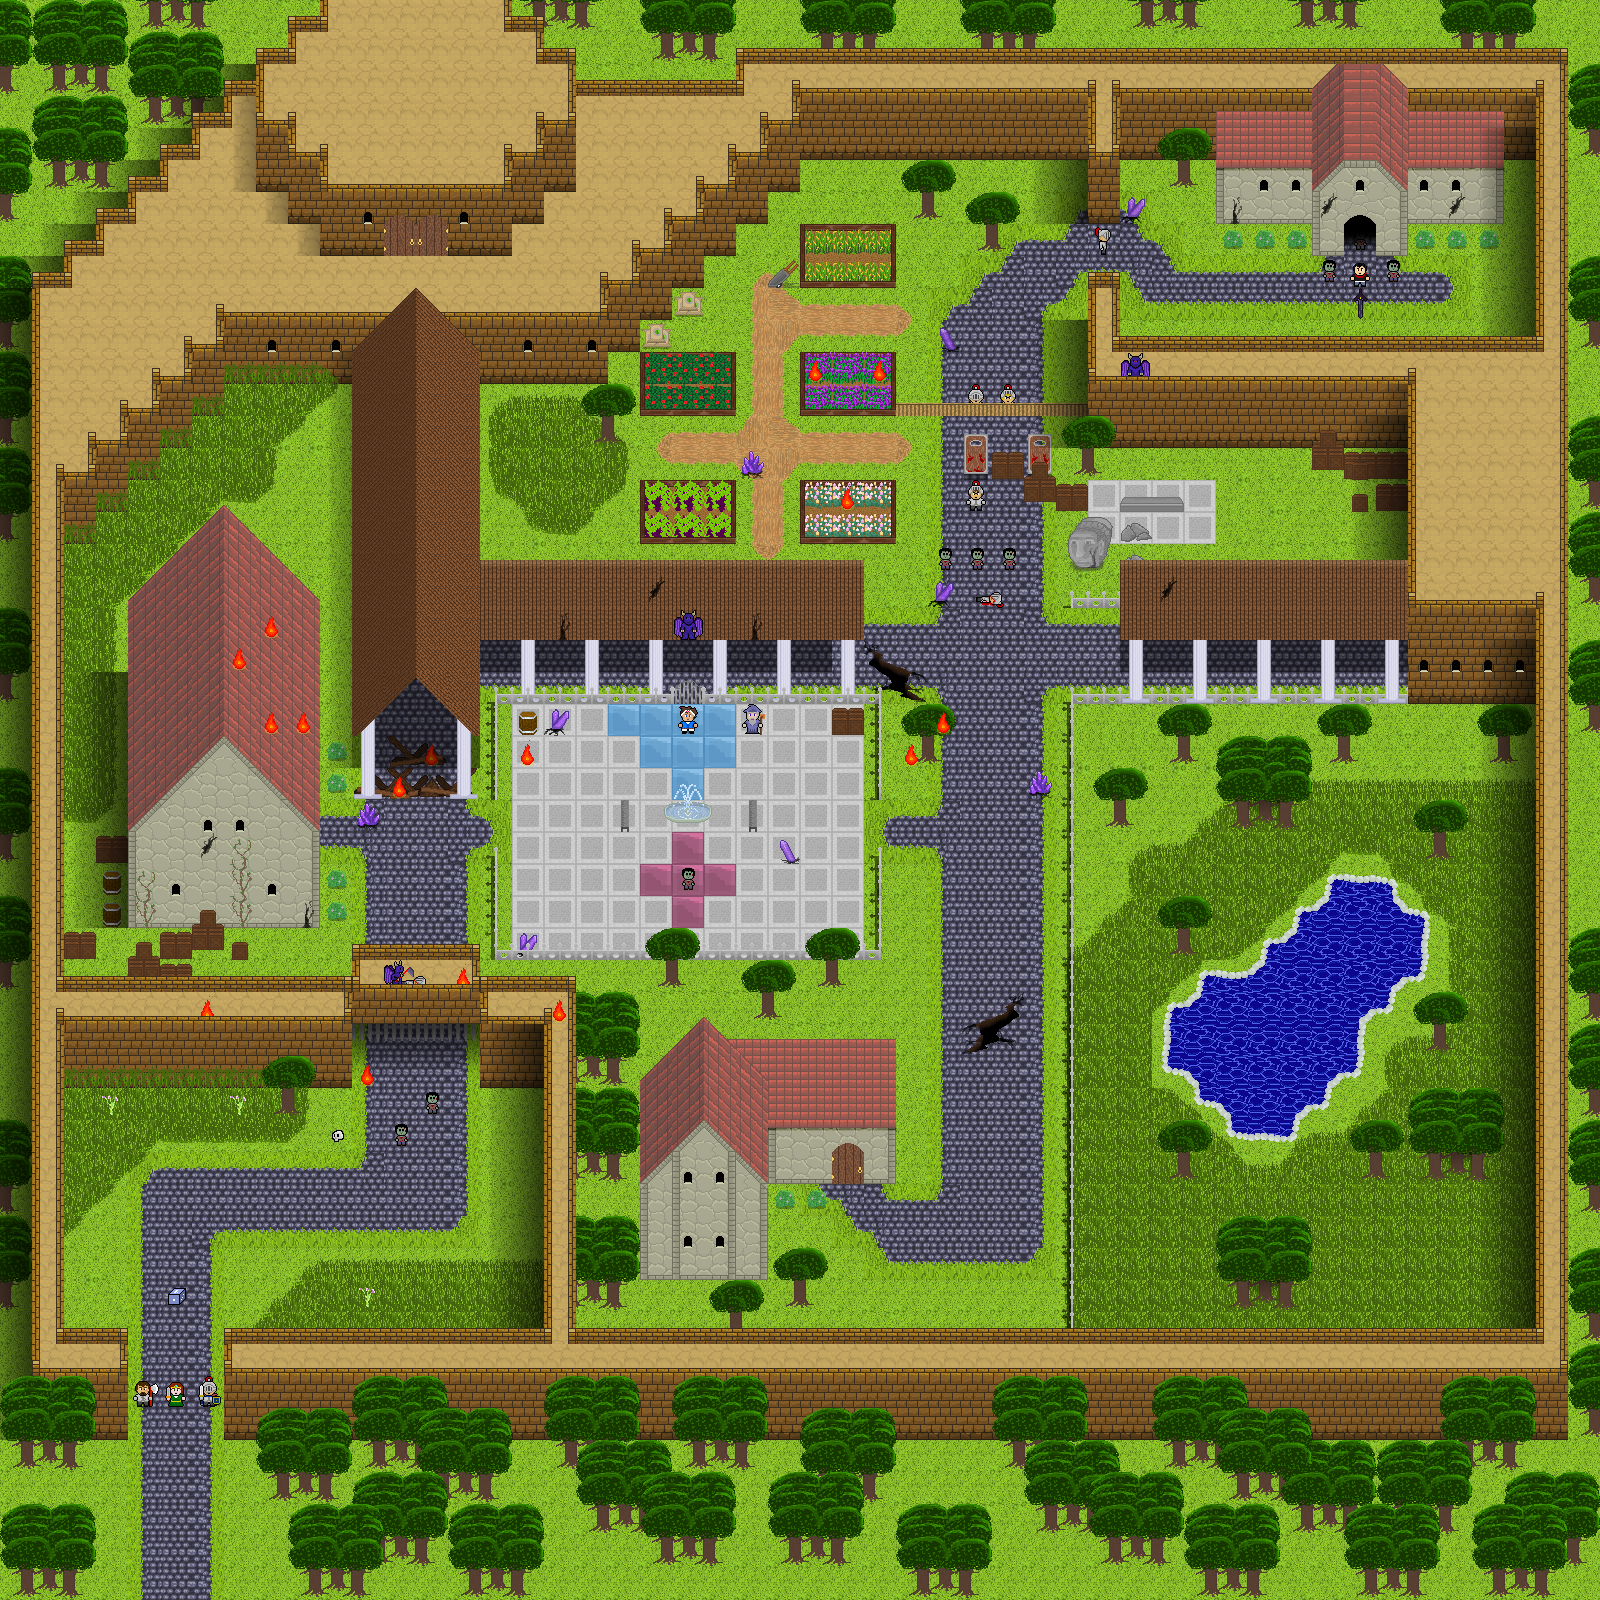

Below is a game level as drawn by its tile map, then a one-line description and the .tmx that defines it (tile-layer data replaced by summaries):
An orthogonal 50x50 tile map with 32x32 px tiles, 9 tile layers (Ground Layer, Ground Layer 2, Player Layer, Behind Walls, ...), 9 tilesets.

<map version="1.0" orientation="orthogonal" renderorder="right-down" width="50" height="50" tilewidth="32" tileheight="32" nextobjectid="1">
 <tileset firstgid="1" name="shittytileset" tilewidth="32" tileheight="32">
  <image source="shittytileset.png" width="480" height="800" />
  <tile id="1">
   <animation>
    <frame tileid="1" duration="800" />
    <frame tileid="5" duration="800" />
    <frame tileid="20" duration="800" />
    <frame tileid="5" duration="800" />
   </animation>
  </tile>
  <tile id="4">
   <animation>
    <frame tileid="4" duration="1200" />
    <frame tileid="94" duration="400" />
   </animation>
  </tile>
  <tile id="35">
   <animation>
    <frame tileid="35" duration="300" />
    <frame tileid="36" duration="300" />
    <frame tileid="37" duration="300" />
    <frame tileid="38" duration="300" />
   </animation>
  </tile>
  <tile id="110">
   <animation>
    <frame tileid="110" duration="200" />
    <frame tileid="111" duration="200" />
    <frame tileid="112" duration="200" />
    <frame tileid="111" duration="200" />
   </animation>
  </tile>
  <tile id="125">
   <animation>
    <frame tileid="125" duration="200" />
    <frame tileid="126" duration="200" />
    <frame tileid="127" duration="200" />
    <frame tileid="126" duration="200" />
   </animation>
  </tile>
  <tile id="151">
   <animation>
    <frame tileid="181" duration="200" />
    <frame tileid="150" duration="200" />
    <frame tileid="151" duration="200" />
   </animation>
  </tile>
  <tile id="166">
   <animation>
    <frame tileid="166" duration="250" />
    <frame tileid="152" duration="250" />
    <frame tileid="153" duration="250" />
   </animation>
  </tile>
 </tileset>
 <tileset firstgid="376" name="Alex" tilewidth="32" tileheight="32">
  <image source="Alex.png" width="96" height="128" />
  <tile id="1">
   <animation>
    <frame tileid="1" duration="600" />
    <frame tileid="2" duration="600" />
    <frame tileid="0" duration="600" />
   </animation>
  </tile>
  <tile id="4">
   <animation>
    <frame tileid="4" duration="40" />
    <frame tileid="5" duration="40" />
   </animation>
  </tile>
  <tile id="7">
   <animation>
    <frame tileid="7" duration="600" />
    <frame tileid="8" duration="600" />
    <frame tileid="6" duration="600" />
   </animation>
  </tile>
  <tile id="10">
   <animation>
    <frame tileid="10" duration="600" />
    <frame tileid="11" duration="600" />
    <frame tileid="9" duration="600" />
   </animation>
  </tile>
 </tileset>
 <tileset firstgid="388" name="dice" tilewidth="32" tileheight="32">
  <image source="dice.png" width="96" height="128" />
  <tile id="1">
   <animation>
    <frame tileid="1" duration="200" />
    <frame tileid="2" duration="200" />
    <frame tileid="3" duration="200" />
    <frame tileid="4" duration="200" />
    <frame tileid="5" duration="200" />
   </animation>
  </tile>
  <tile id="2">
   <animation>
    <frame tileid="2" duration="100" />
    <frame tileid="3" duration="100" />
    <frame tileid="4" duration="100" />
    <frame tileid="5" duration="100" />
    <frame tileid="1" duration="100" />
   </animation>
  </tile>
 </tileset>
 <tileset firstgid="400" name="alex2" tilewidth="32" tileheight="32">
  <image source="alex2.png" width="96" height="128" />
  <tile id="0">
   <animation>
    <frame tileid="1" duration="800" />
    <frame tileid="2" duration="800" />
    <frame tileid="1" duration="800" />
    <frame tileid="0" duration="800" />
   </animation>
  </tile>
  <tile id="3">
   <animation>
    <frame tileid="3" duration="600" />
    <frame tileid="4" duration="600" />
    <frame tileid="5" duration="600" />
    <frame tileid="4" duration="600" />
   </animation>
  </tile>
  <tile id="6">
   <animation>
    <frame tileid="6" duration="600" />
    <frame tileid="7" duration="600" />
    <frame tileid="8" duration="600" />
    <frame tileid="7" duration="600" />
   </animation>
  </tile>
  <tile id="9">
   <animation>
    <frame tileid="10" duration="600" />
    <frame tileid="9" duration="600" />
    <frame tileid="10" duration="600" />
    <frame tileid="11" duration="600" />
   </animation>
  </tile>
 </tileset>
 <tileset firstgid="412" name="Leon" tilewidth="32" tileheight="32">
  <image source="Leon.png" width="96" height="128" />
  <tile id="1">
   <animation>
    <frame tileid="1" duration="400" />
    <frame tileid="2" duration="400" />
    <frame tileid="1" duration="400" />
    <frame tileid="0" duration="400" />
   </animation>
  </tile>
  <tile id="4">
   <animation>
    <frame tileid="4" duration="400" />
    <frame tileid="5" duration="400" />
    <frame tileid="4" duration="400" />
    <frame tileid="3" duration="400" />
   </animation>
  </tile>
  <tile id="7">
   <animation>
    <frame tileid="7" duration="400" />
    <frame tileid="8" duration="400" />
    <frame tileid="7" duration="400" />
    <frame tileid="6" duration="400" />
   </animation>
  </tile>
  <tile id="10">
   <animation>
    <frame tileid="10" duration="400" />
    <frame tileid="11" duration="400" />
    <frame tileid="10" duration="400" />
    <frame tileid="9" duration="400" />
   </animation>
  </tile>
 </tileset>
 <tileset firstgid="424" name="Knight" tilewidth="32" tileheight="32">
  <image source="Knight.png" width="192" height="256" />
  <tile id="1">
   <animation>
    <frame tileid="1" duration="400" />
    <frame tileid="2" duration="400" />
    <frame tileid="1" duration="400" />
    <frame tileid="0" duration="400" />
   </animation>
  </tile>
  <tile id="4">
   <animation>
    <frame tileid="4" duration="400" />
    <frame tileid="5" duration="400" />
    <frame tileid="4" duration="400" />
    <frame tileid="3" duration="400" />
   </animation>
  </tile>
  <tile id="10">
   <animation>
    <frame tileid="10" duration="400" />
    <frame tileid="11" duration="400" />
    <frame tileid="10" duration="400" />
    <frame tileid="9" duration="400" />
   </animation>
  </tile>
  <tile id="25">
   <animation>
    <frame tileid="25" duration="400" />
    <frame tileid="26" duration="400" />
    <frame tileid="25" duration="400" />
    <frame tileid="24" duration="400" />
   </animation>
  </tile>
  <tile id="28">
   <animation>
    <frame tileid="28" duration="400" />
    <frame tileid="29" duration="400" />
    <frame tileid="28" duration="400" />
    <frame tileid="27" duration="400" />
   </animation>
  </tile>
  <tile id="31">
   <animation>
    <frame tileid="31" duration="400" />
    <frame tileid="32" duration="400" />
    <frame tileid="31" duration="400" />
    <frame tileid="30" duration="400" />
   </animation>
  </tile>
  <tile id="37">
   <animation>
    <frame tileid="37" duration="400" />
    <frame tileid="38" duration="400" />
    <frame tileid="37" duration="400" />
    <frame tileid="36" duration="400" />
   </animation>
  </tile>
  <tile id="46">
   <animation>
    <frame tileid="46" duration="400" />
    <frame tileid="47" duration="400" />
    <frame tileid="46" duration="400" />
    <frame tileid="45" duration="400" />
   </animation>
  </tile>
 </tileset>
 <tileset firstgid="472" name="Aidan" tilewidth="32" tileheight="32">
  <image source="Aidan.png" width="192" height="256" />
  <tile id="0">
   <animation>
    <frame tileid="25" duration="400" />
    <frame tileid="26" duration="400" />
    <frame tileid="25" duration="400" />
    <frame tileid="24" duration="400" />
   </animation>
  </tile>
  <tile id="1">
   <animation>
    <frame tileid="1" duration="400" />
    <frame tileid="2" duration="400" />
    <frame tileid="1" duration="400" />
    <frame tileid="0" duration="400" />
   </animation>
  </tile>
  <tile id="4">
   <animation>
    <frame tileid="4" duration="400" />
    <frame tileid="5" duration="400" />
    <frame tileid="4" duration="400" />
    <frame tileid="3" duration="400" />
   </animation>
  </tile>
  <tile id="7">
   <animation>
    <frame tileid="7" duration="400" />
    <frame tileid="8" duration="400" />
    <frame tileid="7" duration="400" />
    <frame tileid="6" duration="400" />
   </animation>
  </tile>
  <tile id="19">
   <animation>
    <frame tileid="19" duration="400" />
    <frame tileid="20" duration="400" />
    <frame tileid="19" duration="400" />
    <frame tileid="18" duration="400" />
   </animation>
  </tile>
  <tile id="25">
   <animation>
    <frame tileid="25" duration="400" />
    <frame tileid="26" duration="400" />
    <frame tileid="25" duration="400" />
    <frame tileid="24" duration="400" />
   </animation>
  </tile>
  <tile id="28">
   <animation>
    <frame tileid="28" duration="400" />
    <frame tileid="29" duration="400" />
    <frame tileid="28" duration="400" />
    <frame tileid="27" duration="400" />
   </animation>
  </tile>
 </tileset>
 <tileset firstgid="520" name="Acerbus" tilewidth="32" tileheight="32">
  <image source="Acerbus.png" width="96" height="128" />
  <tile id="0">
   <animation>
    <frame tileid="0" duration="200" />
    <frame tileid="1" duration="200" />
    <frame tileid="2" duration="200" />
    <frame tileid="1" duration="200" />
   </animation>
  </tile>
  <tile id="10">
   <animation>
    <frame tileid="10" duration="400" />
    <frame tileid="11" duration="400" />
    <frame tileid="10" duration="400" />
    <frame tileid="9" duration="400" />
   </animation>
  </tile>
 </tileset>
 <tileset firstgid="532" name="imp" tilewidth="32" tileheight="32">
  <image source="imp.png" width="192" height="256" />
  <tile id="1">
   <animation>
    <frame tileid="1" duration="400" />
    <frame tileid="2" duration="400" />
    <frame tileid="1" duration="400" />
    <frame tileid="0" duration="400" />
   </animation>
  </tile>
  <tile id="3">
   <animation>
    <frame tileid="3" duration="400" />
    <frame tileid="4" duration="100" />
    <frame tileid="5" duration="100" />
    <frame tileid="4" duration="100" />
   </animation>
  </tile>
  <tile id="15">
   <animation>
    <frame tileid="15" duration="1000" />
    <frame tileid="21" duration="200" />
    <frame tileid="27" duration="300" />
   </animation>
  </tile>
  <tile id="16">
   <animation>
    <frame tileid="16" duration="1000" />
    <frame tileid="22" duration="200" />
    <frame tileid="28" duration="300" />
   </animation>
  </tile>
  <tile id="17">
   <animation>
    <frame tileid="17" duration="1000" />
    <frame tileid="23" duration="200" />
    <frame tileid="29" duration="300" />
   </animation>
  </tile>
  <tile id="26">
   <animation>
    <frame tileid="26" duration="100" />
    <frame tileid="25" duration="100" />
    <frame tileid="24" duration="100" />
    <frame tileid="25" duration="100" />
   </animation>
  </tile>
 </tileset>
 <layer name="Ground Layer" width="50" height="50">
  <data>[2500 cells, 2309 non-empty, 25 distinct tile ids]</data>
 </layer>
 <layer name="Ground Layer 2" width="50" height="50">
  <data>[2500 cells, 513 non-empty, 55 distinct tile ids]</data>
 </layer>
 <layer name="Player Layer" width="50" height="50">
  <data>[2500 cells, 35 non-empty, 22 distinct tile ids]</data>
 </layer>
 <layer name="Behind Walls" width="50" height="50">
  <data>[2500 cells, 135 non-empty, 35 distinct tile ids]</data>
 </layer>
 <layer name="Walls and Such" width="50" height="50">
  <data>[2500 cells, 630 non-empty, 59 distinct tile ids]</data>
 </layer>
 <layer name="Wall Decoration" width="50" height="50">
  <data>[2500 cells, 111 non-empty, 31 distinct tile ids]</data>
 </layer>
 <layer name="Shading" width="50" height="50">
  <data>[2500 cells, 258 non-empty, 9 distinct tile ids]</data>
 </layer>
 <layer name="Above Layer 1" width="50" height="50">
  <data>[2500 cells, 583 non-empty, 40 distinct tile ids]</data>
 </layer>
 <layer name="Above Layer 2" width="50" height="50">
  <data>[2500 cells, 338 non-empty, 36 distinct tile ids]</data>
 </layer>
</map>
